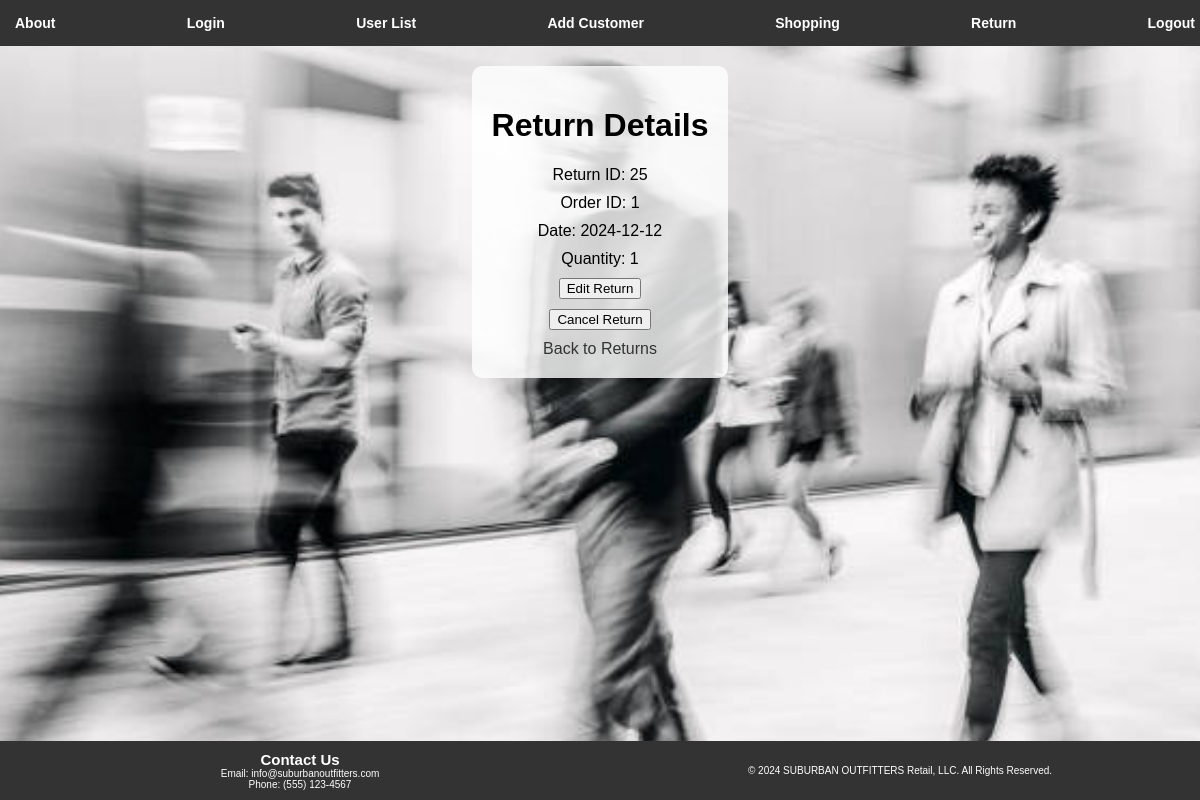
Screenshot of /group-project/view-return2.php?return_id=25 (signed in) with the database file from the repository.
### tables this page shows
CREATE TABLE `returns` (
  `return_id` int(11) NOT NULL,
  `order_id` int(11) NOT NULL,
  `inventory_id` int(11) DEFAULT NULL,
  `date` date NOT NULL,
  `quantity` int(11) NOT NULL
);

### group-project/view-return2.php (the view, shortened to what this page needs)
<!DOCTYPE html>
<html lang="en">
<head>
    <link rel="stylesheet" href="styles.css">
</head>
<body>
    <header>
        <nav>
            <a href="about.php">About</a>
            <a href="authenticate.php">Login</a>
            <a href="user-list.php">User List</a>
            <a href="user-add.php">Add Customer</a>
            <a href="order.php">Shopping</a>
            <a href="return.php">Return</a>
            <a href="logout.php">Logout</a>
        </nav>
    </header>
    <div id="view-return-container">
        <?php
        require_once 'login.php';
        $conn = new mysqli($hn, $un, $pw, $db);
        if (isset($_GET['return_id'])) {
            $return_id = $conn->real_escape_string($_GET['return_id']);
            $query = "SELECT * FROM returns WHERE return_id = $return_id";
            $result = $conn->query($query);
            if ($result->num_rows == 1) {
                $return = $result->fetch_assoc();
                echo "<h1>Return Details</h1>";
                echo "<p>Return ID: {$return['return_id']}</p>";
                echo "<p>Order ID: {$return['order_id']}</p>";
                echo "<p>Date: {$return['date']}</p>";
                echo "<p>Quantity: {$return['quantity']}</p>";
                echo "<a href='edit-return.php?return_id=$return_id'><button>Edit Return</button></a>";
                echo "<a href='cancel-return.php?return_id=$return_id'><button>Cancel Return</button></a>";
            } else {
                echo "<p>Return not found.</p>";
            }
        } else {
            echo "<p>Return ID not provided.</p>";
        }
        ?>
        <a href="return.php">Back to Returns</a>
    </div>
    <footer>
        <div id="footer-container">
            <div id="contact-footer">
                <h2>Contact Us</h2>
                <p>Email: info@suburbanoutfitters.com</p>
                <p>Phone: (555) 123-4567</p>
            </div>
            <div id="copyright">
                <p>&copy; 2024 SUBURBAN OUTFITTERS Retail, LLC. All Rights Reserved.</p>
            </div>
        </div>
    </footer>
</body>
</html>

### group-project/styles.css (style rules this page uses)
body { font-family: 'Arial', sans-serif; margin: 0; }
footer { position: fixed; bottom: 0; width: 100%; background-color: #333; color: white; padding: 1px 0; text-align: center; font-size: 10px; }
#footer-container { display: flex; justify-content: space-between; align-items: center; }
#contact-footer, #copyright { flex: 1; padding: 0 10px; }
body { margin: 0; }
header { background-color: #333; padding: 10px; text-align: center; }
nav { display: flex; justify-content: space-between; align-items: center; padding: 5px; }
nav a { color: #fff; text-decoration: none; margin: 0 10px; font-size: 14px; font-weight: bold; }
footer { background-color: #333; padding: 10px; text-align: center; position: fixed; bottom: 0; width: 100%; }
#contact-footer h2, #contact-footer p { color: #fff; margin: 0; }
#copyright p { color: #fff; margin: 0; }

### group-project/view-return2.php (style rules this page uses)
body { background: url('ppl.jpeg') no-repeat center center fixed; background-size: cover; margin: 0; display: flex; flex-direction: column; align-items: center; height: 100vh; }
header { background-color: #333; padding: 10px; text-align: center; width: 100%; }
nav { display: flex; justify-content: space-between; align-items: center; padding: 5px; width: 100%; }
nav a { color: #fff; text-decoration: none; margin: 0 10px; font-size: 14px; font-weight: bold; }
#view-return-container { background-color: rgba(255, 255, 255, 0.8); padding: 20px; border-radius: 10px; text-align: center; margin: 20px auto; max-width: 300px; }
p { margin: 10px 0; }
a { color: #333; text-decoration: none; display: block; margin-top: 10px; }
footer { background-color: #333; color: #fff; text-align: center; padding: 10px; width: 100%; position: fixed; bottom: 0; }

### rows the page displays
returns: return_id "25", order "1", date "2024-12-12", quantity "1"
